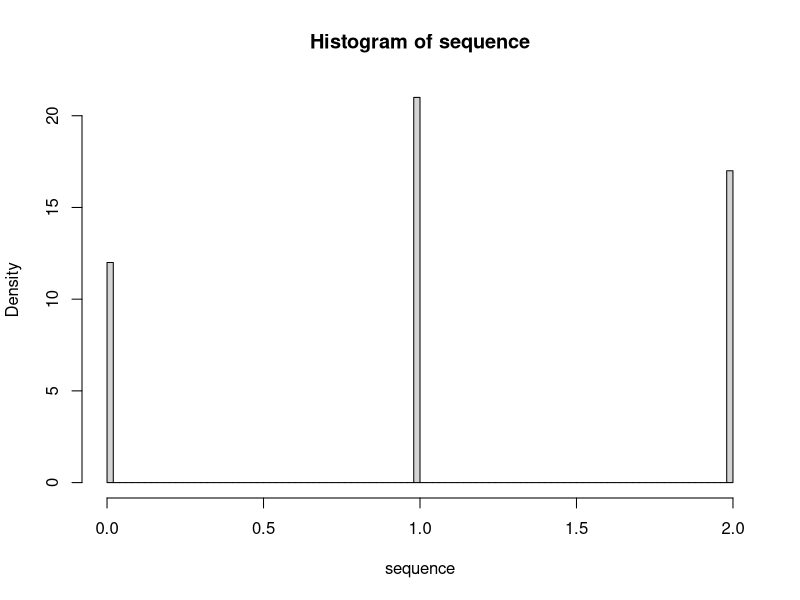

The R source for this figure:

n=100

sequence=sample(c(0,1,2), size=n, replace=T, prob=c(0.25,0.35,0.4))
?hist
hist(sequence,breaks=100,probability=T)

un=runif(n)
un

invfun <- function(u){
 if (u<=0.25) {
   return(0)}
 
  else if (u<=0.6 && u>0.25){
    return(1)}
  
  else if (u<=1 && u>0.6){
    return(2)}
 }

vectfun=Vectorize(invfun)
vectfun(un)


